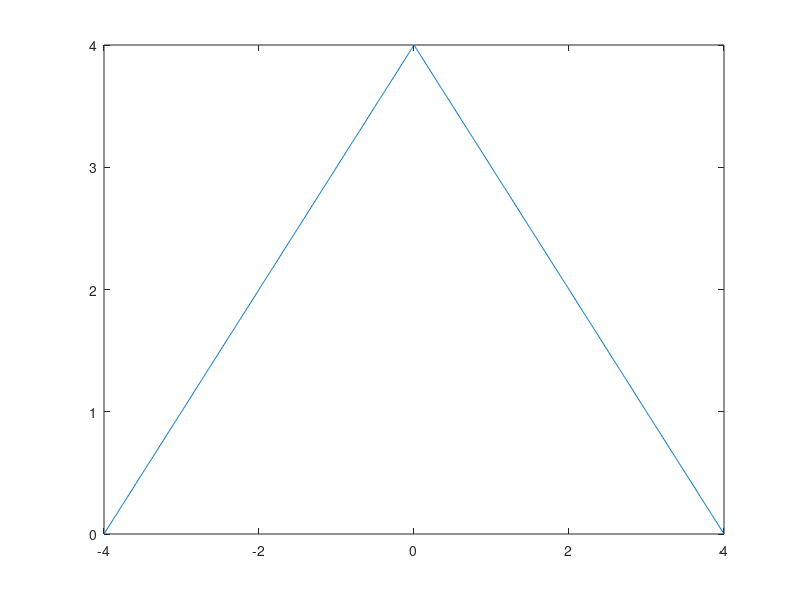

Recreate this plot in MATLAB. (Note: this script raises an error after producing the figure.)
f = @(x) [ (x+4).* (-4<=x & x <= 0) + (4-x) .* (0 < x & x < 4)];
x =linspace(-4,4,1000);
plot(x,f(x))

N = 30;
nvec = [-N:N];


coefs = zeros(size(nvec));
for iii = 1:length(nvec)
   n        = nvec(iii);
   fii_n    = exp((-1i*n*x)/L);
   coefs(iii) = (8/1000)*sum(f(x).*conj(fii_n)); 
end